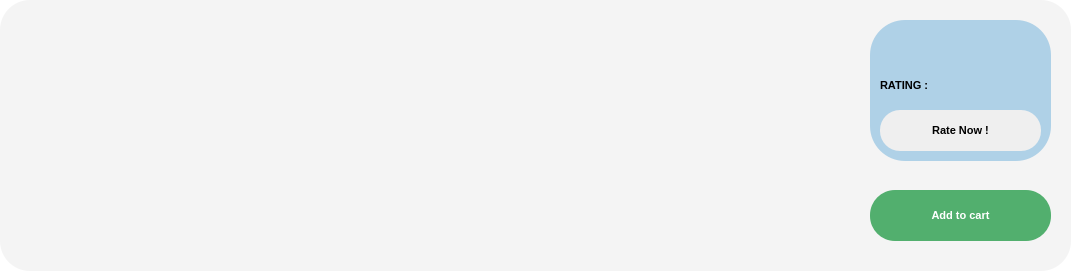
<?xml version="1.0" encoding="UTF-8"?>
<ui version="4.0">
 <class>cardfood</class>
 <widget class="QWidget" name="cardfood">
  <property name="geometry">
   <rect>
    <x>0</x>
    <y>0</y>
    <width>1080</width>
    <height>274</height>
   </rect>
  </property>
  <property name="windowTitle">
   <string>Form</string>
  </property>
  <property name="styleSheet">
   <string notr="true">background-color:#ffffff;
color: rgb(176, 168, 168);
border-radius: 30px;</string>
  </property>
  <widget class="QFrame" name="frame">
   <property name="geometry">
    <rect>
     <x>0</x>
     <y>0</y>
     <width>1071</width>
     <height>271</height>
    </rect>
   </property>
   <property name="styleSheet">
    <string notr="true">background: rgb(244, 244, 244);
</string>
   </property>
   <property name="frameShape">
    <enum>QFrame::Shape::StyledPanel</enum>
   </property>
   <property name="frameShadow">
    <enum>QFrame::Shadow::Raised</enum>
   </property>
   <widget class="QPushButton" name="pushButton_2">
    <property name="geometry">
     <rect>
      <x>550</x>
      <y>30</y>
      <width>31</width>
      <height>31</height>
     </rect>
    </property>
    <property name="styleSheet">
     <string notr="true"/>
    </property>
    <property name="text">
     <string/>
    </property>
    <property name="checkable">
     <bool>true</bool>
    </property>
   </widget>
   <widget class="QPushButton" name="pushButton">
    <property name="geometry">
     <rect>
      <x>870</x>
      <y>190</y>
      <width>181</width>
      <height>51</height>
     </rect>
    </property>
    <property name="font">
     <font>
      <pointsize>8</pointsize>
      <bold>true</bold>
     </font>
    </property>
    <property name="styleSheet">
     <string notr="true">
QPushButton {
    background: rgb(82, 175, 110); /* رنگ دکمه در حالت عادی (sabz) */

    color: #ffffff;
    border-radius: 25;
    padding: 5px 5px;
    border: none;
}
QPushButton:pressed {
    background:#3f8855;

}</string>
    </property>
    <property name="text">
     <string>Add to cart</string>
    </property>
   </widget>
   <widget class="QLabel" name="label">
    <property name="geometry">
     <rect>
      <x>20</x>
      <y>10</y>
      <width>240</width>
      <height>240</height>
     </rect>
    </property>
    <property name="styleSheet">
     <string notr="true">
border-radius: 30px;</string>
    </property>
    <property name="text">
     <string/>
    </property>
   </widget>
   <widget class="QLabel" name="label_5">
    <property name="geometry">
     <rect>
      <x>280</x>
      <y>170</y>
      <width>40</width>
      <height>40</height>
     </rect>
    </property>
    <property name="styleSheet">
     <string notr="true">border-image: url(:/new/prefix1/Images/dollar (1).png);</string>
    </property>
    <property name="text">
     <string/>
    </property>
   </widget>
   <widget class="QLabel" name="label_6">
    <property name="geometry">
     <rect>
      <x>330</x>
      <y>170</y>
      <width>141</width>
      <height>31</height>
     </rect>
    </property>
    <property name="styleSheet">
     <string notr="true">color: rgb(68, 68, 68);</string>
    </property>
    <property name="text">
     <string/>
    </property>
   </widget>
   <widget class="QLabel" name="label_3">
    <property name="geometry">
     <rect>
      <x>280</x>
      <y>110</y>
      <width>40</width>
      <height>40</height>
     </rect>
    </property>
    <property name="styleSheet">
     <string notr="true">border-image: url(:/new/prefix1/Images/fork-and-knife (1).png);</string>
    </property>
    <property name="text">
     <string/>
    </property>
   </widget>
   <widget class="QLabel" name="label_4">
    <property name="geometry">
     <rect>
      <x>340</x>
      <y>110</y>
      <width>91</width>
      <height>31</height>
     </rect>
    </property>
    <property name="styleSheet">
     <string notr="true">color: rgb(68, 68, 68);</string>
    </property>
    <property name="text">
     <string/>
    </property>
   </widget>
   <widget class="QLabel" name="label_2">
    <property name="geometry">
     <rect>
      <x>290</x>
      <y>30</y>
      <width>241</width>
      <height>51</height>
     </rect>
    </property>
    <property name="font">
     <font>
      <pointsize>20</pointsize>
      <bold>true</bold>
     </font>
    </property>
    <property name="styleSheet">
     <string notr="true">color: rgb(0, 0, 0);</string>
    </property>
    <property name="text">
     <string/>
    </property>
   </widget>
   <widget class="QPushButton" name="pushButton_4">
    <property name="geometry">
     <rect>
      <x>220</x>
      <y>10</y>
      <width>31</width>
      <height>41</height>
     </rect>
    </property>
    <property name="styleSheet">
     <string notr="true">image: url(:/new/prefix1/Images/editsquare.png);
background: transparent;</string>
    </property>
    <property name="text">
     <string/>
    </property>
   </widget>
   <widget class="QLineEdit" name="lineEdit_2">
    <property name="geometry">
     <rect>
      <x>330</x>
      <y>110</y>
      <width>113</width>
      <height>31</height>
     </rect>
    </property>
   </widget>
   <widget class="QLineEdit" name="lineEdit_3">
    <property name="geometry">
     <rect>
      <x>350</x>
      <y>170</y>
      <width>113</width>
      <height>31</height>
     </rect>
    </property>
   </widget>
   <widget class="QFrame" name="frame_2">
    <property name="geometry">
     <rect>
      <x>870</x>
      <y>20</y>
      <width>181</width>
      <height>141</height>
     </rect>
    </property>
    <property name="styleSheet">
     <string notr="true">background-color: #afd1e7;
border-radius: 35;</string>
    </property>
    <property name="frameShape">
     <enum>QFrame::Shape::StyledPanel</enum>
    </property>
    <property name="frameShadow">
     <enum>QFrame::Shadow::Raised</enum>
    </property>
    <widget class="QPushButton" name="pushButton_3">
     <property name="geometry">
      <rect>
       <x>10</x>
       <y>90</y>
       <width>161</width>
       <height>41</height>
      </rect>
     </property>
     <property name="font">
      <font>
       <pointsize>8</pointsize>
       <bold>true</bold>
      </font>
     </property>
     <property name="styleSheet">
      <string notr="true">
QPushButton {
    background: #efefef; /* رنگ دکمه در حالت عادی (sabz) */
    color: black;
    border-radius: 20;
    padding: 5px 5px;
    border: none;
}


QPushButton:hover {
    background: #967d79; /* رنگ کمی تنهاتر یا روشن‌تر می‌شود */
}


QPushButton:pressed {
    background: #967d79; 

}</string>
     </property>
     <property name="text">
      <string>Rate Now !</string>
     </property>
    </widget>
    <widget class="QLabel" name="label_12">
     <property name="geometry">
      <rect>
       <x>140</x>
       <y>20</y>
       <width>21</width>
       <height>21</height>
      </rect>
     </property>
     <property name="styleSheet">
      <string notr="true">border-image: url(:/new/prefix1/Images/star (3).png);</string>
     </property>
     <property name="text">
      <string/>
     </property>
    </widget>
    <widget class="QLabel" name="label_11">
     <property name="geometry">
      <rect>
       <x>110</x>
       <y>20</y>
       <width>21</width>
       <height>21</height>
      </rect>
     </property>
     <property name="styleSheet">
      <string notr="true">border-image: url(:/new/prefix1/Images/star (3).png);</string>
     </property>
     <property name="text">
      <string/>
     </property>
    </widget>
    <widget class="QLabel" name="label_10">
     <property name="geometry">
      <rect>
       <x>80</x>
       <y>20</y>
       <width>21</width>
       <height>21</height>
      </rect>
     </property>
     <property name="styleSheet">
      <string notr="true">border-image: url(:/new/prefix1/Images/star (3).png);</string>
     </property>
     <property name="text">
      <string/>
     </property>
    </widget>
    <widget class="QLabel" name="label_9">
     <property name="geometry">
      <rect>
       <x>50</x>
       <y>20</y>
       <width>21</width>
       <height>21</height>
      </rect>
     </property>
     <property name="styleSheet">
      <string notr="true">border-image: url(:/new/prefix1/Images/star (3).png);</string>
     </property>
     <property name="text">
      <string/>
     </property>
    </widget>
    <widget class="QLabel" name="label_7">
     <property name="geometry">
      <rect>
       <x>20</x>
       <y>20</y>
       <width>21</width>
       <height>21</height>
      </rect>
     </property>
     <property name="styleSheet">
      <string notr="true">border-image: url(:/new/prefix1/Images/star (3).png);</string>
     </property>
     <property name="text">
      <string/>
     </property>
    </widget>
    <widget class="QLabel" name="label_13">
     <property name="geometry">
      <rect>
       <x>10</x>
       <y>50</y>
       <width>71</width>
       <height>31</height>
      </rect>
     </property>
     <property name="font">
      <font>
       <pointsize>8</pointsize>
       <bold>true</bold>
      </font>
     </property>
     <property name="styleSheet">
      <string notr="true">color:black;</string>
     </property>
     <property name="text">
      <string>RATING :</string>
     </property>
    </widget>
    <widget class="QLineEdit" name="lineEdit">
     <property name="geometry">
      <rect>
       <x>80</x>
       <y>50</y>
       <width>91</width>
       <height>31</height>
      </rect>
     </property>
    </widget>
    <widget class="QLabel" name="label_8">
     <property name="geometry">
      <rect>
       <x>80</x>
       <y>50</y>
       <width>61</width>
       <height>31</height>
      </rect>
     </property>
     <property name="styleSheet">
      <string notr="true">color: rgb(68, 68, 68);</string>
     </property>
     <property name="text">
      <string/>
     </property>
    </widget>
   </widget>
   <widget class="QPushButton" name="pushButton_5">
    <property name="geometry">
     <rect>
      <x>190</x>
      <y>10</y>
      <width>31</width>
      <height>41</height>
     </rect>
    </property>
    <property name="styleSheet">
     <string notr="true">image: url(:/new/prefix1/Images/deleteforever.png);
background: transparent;</string>
    </property>
    <property name="text">
     <string/>
    </property>
   </widget>
  </widget>
 </widget>
 <resources/>
 <connections/>
</ui>
